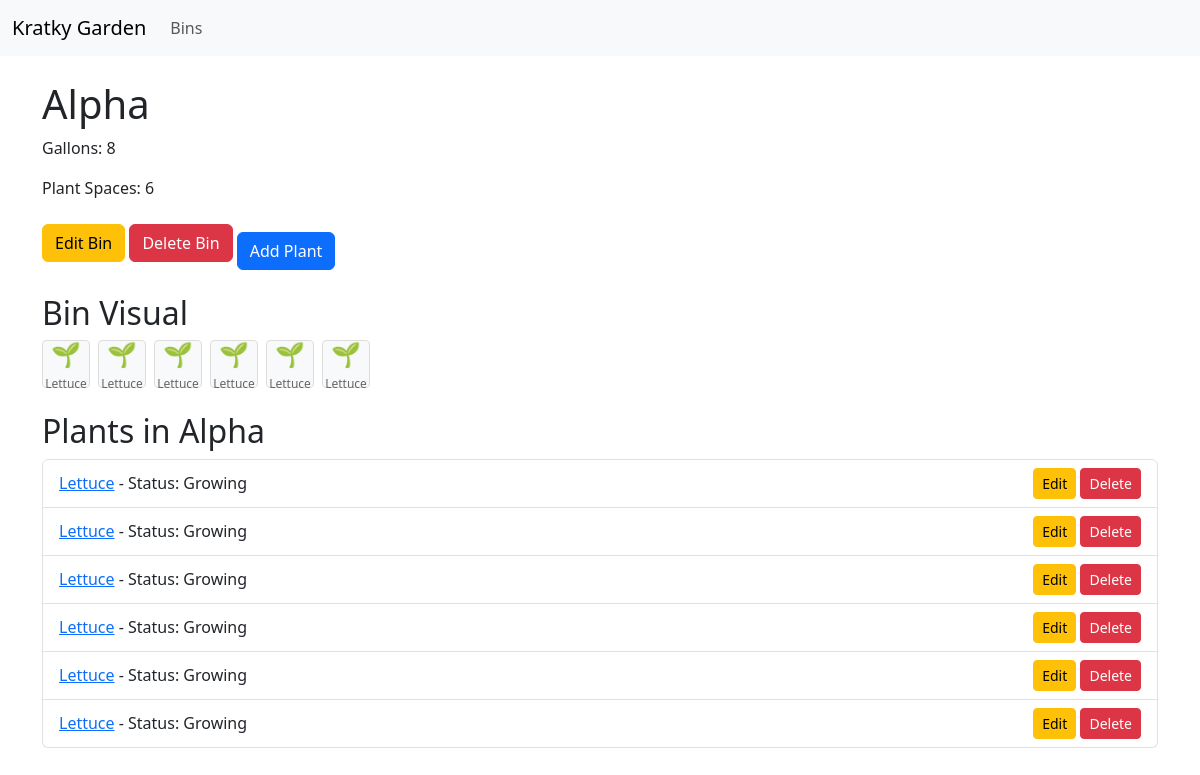
The page /bins/1 on the database its author committed.
### models.py (models this page shows)
class Bin(db.Model):
    __tablename__ = 'bins'
    id = db.Column(db.Integer, primary_key=True)
    name = db.Column(db.String(50))
    gallons = db.Column(db.Integer)
    plant_spaces = db.Column(db.Integer)
    created_at = db.Column(db.DateTime, default=datetime.utcnow)
    plants = db.relationship('Plant', backref='bin', lazy=True)

class Plant(db.Model):
    __tablename__ = 'plants'
    id = db.Column(db.Integer, primary_key=True)
    bin_id = db.Column(db.Integer, db.ForeignKey('bins.id'))
    name = db.Column(db.String(50))
    start_date = db.Column(db.Date)
    expected_harvest_date = db.Column(db.Date)
    expected_harvest_amount = db.Column(db.Float)
    status = db.Column(db.String(20))
    notes = db.Column(db.Text)
    created_at = db.Column(db.DateTime, default=datetime.utcnow)

### app.py (the view)
@app.route('/bins/<int:bin_id>')
def bin_detail(bin_id):
    bin = Bin.query.get_or_404(bin_id)
    now = datetime.now().date()
    return render_template('bin_detail.html', bin=bin, now=now)

### templates/bin_detail.html (shortened to what this page needs)
{% extends 'base.html' %}
{% block content %}
<h1>{{ bin.name }}</h1>
<p>Gallons: {{ bin.gallons }}</p>
<p>Plant Spaces: {{ bin.plant_spaces }}</p>
<a href="{{ url_for('edit_bin', bin_id=bin.id) }}" class="btn btn-warning">Edit Bin</a>
<form action="{{ url_for('delete_bin', bin_id=bin.id) }}" method="post" style="display:inline-block;">
    <button type="submit" class="btn btn-danger" onclick="return confirm('Are you sure you want to delete this bin?');">Delete Bin</button>
</form>
<a href="{{ url_for('add_plant', bin_id=bin.id) }}" class="btn btn-primary mt-3">Add Plant</a>
<h2 class="mt-4">Bin Visual</h2>
<div class="bin-visual d-flex flex-wrap gap-2">
    {% for plant in bin.plants %}
        <div class="plant-emoji">
            {% if plant.status == 'Growing' %}
                🌱
            {% elif plant.status == 'Ready to harvest' %}
                🌿
            {% elif plant.expected_harvest_date < now %}
                🥀
            {% else %}
                🌱
            {% endif %}
            <br>
            <small>{{ plant.name }}</small>
        </div>
    {% endfor %}
</div>
<h2 class="mt-4">Plants in {{ bin.name }}</h2>
<ul class="list-group">
    {% for plant in bin.plants %}
    <li class="list-group-item d-flex justify-content-between align-items-center">
        <div>
            <a href="{{ url_for('plant_detail', plant_id=plant.id) }}">{{ plant.name }}</a>
            - Status: {{ plant.status }}
        </div>
        <div>
            <a href="{{ url_for('edit_plant', plant_id=plant.id) }}" class="btn btn-sm btn-warning">Edit</a>
            <form action="{{ url_for('delete_plant', plant_id=plant.id) }}" method="post" style="display:inline-block;">
                <button type="submit" class="btn btn-sm btn-danger" onclick="return confirm('Are you sure you want to delete this plant?');">Delete</button>
            </form>
        </div>
    </li>
    {% else %}
    <li class="list-group-item">No plants in this bin.</li>
    {% endfor %}
</ul>
{% endblock %}

### static/css/style.css (style rules this page uses)
.bin-visual { display: flex; flex-wrap: wrap; gap: 0.5rem; margin-bottom: 1rem; justify-content: flex-start; }
.plant-emoji { display: flex; flex-direction: column; align-items: center; justify-content: center; width: 3rem; height: 3rem; font-size: 1.5rem; text-align: center; border: 1px solid #ddd; border-radius: 4px; background-color: #f8f9fa; }
.plant-emoji small { font-size: 0.75rem; text-align: center; color: #666; margin-top: 0.2rem; }

### rows shown on the page
Bin: name "Alpha", gallons "8", plant_spaces "6"
Plant: name "Lettuce", status "Growing"
Plant: name "Lettuce", status "Growing"
Plant: name "Lettuce", status "Growing"
Plant: name "Lettuce", status "Growing"
Plant: name "Lettuce", status "Growing"
Plant: name "Lettuce", status "Growing"
